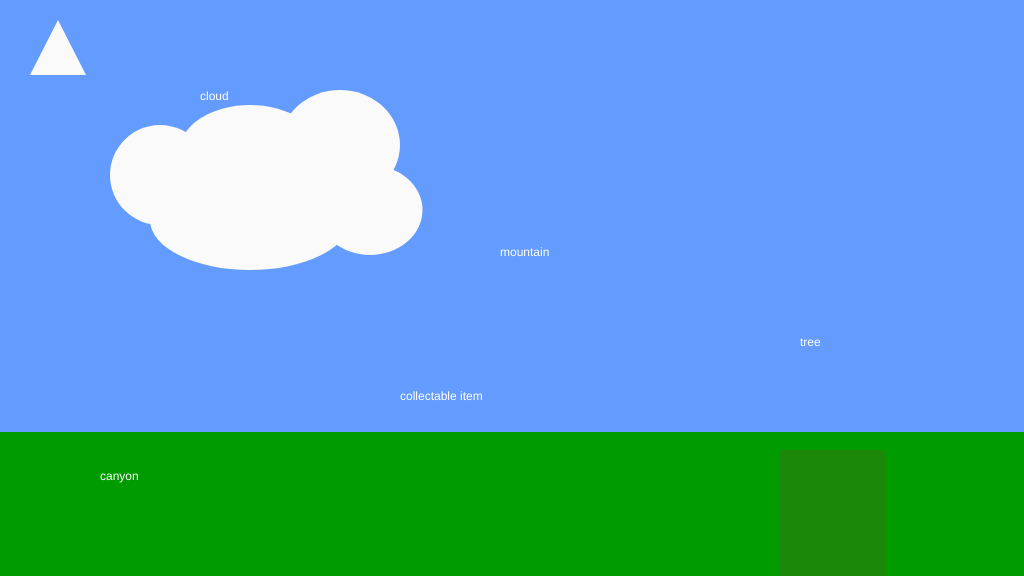
Frame 1 (no input)
Frame 60 (no input): identical to frame 1, image omitted
Frame 120 (the mouse pressed at the canvas centre since frame 60): identical to frame 1, image omitted

The p5.js sketch that drew this single still picture (run headless with seeded random() and noise() and a simulated clock; from frame 60 on, the mouse is pressed at the canvas centre):

// p5.js sketch
// ── sketch.js
/*

The Game Project

1 - Background Scenery

Use p5 drawing functions such as rect, ellipse, line, triangle and
point to draw the scenery as set out in the code comments. The items
should appear next to the text titles.

Each bit of scenery is worth two marks:

0 marks = not a reasonable attempt
1 mark = attempted but it's messy or lacks detail
2 marks = you've used several shape functions to create the scenery

I've given titles and chosen some base colours, but feel free to
imaginatively modify these and interpret the scenery titles loosely to
match your game theme.


WARNING: Do not get too carried away. If you're shape takes more than 5 lines
of code to draw then you've probably over done it.


*/

function setup() {
	createCanvas(1024, 576);
}

function draw() {
	background(100, 155, 255); //fill the sky blue

	noStroke();
	fill(0,155,0);
	rect(0, 432, 1024, 144); //draw some green ground

	//1. a cloud in the sky
	//... add your code here

	noStroke();
	fill(255);
	text("cloud", 200, 100);

	//2. a mountain in the distance
	//... add your code here

	noStroke();
	fill(255);
	text("mountain", 500, 256);

	//3. a tree
	//... add your code here

	noStroke();
	fill(255);
	text("tree", 800, 346);

	//4. a canyon
	//NB. the canyon should go from ground-level to the bottom of the screen

	//... add your code here

	noStroke();
	fill(255);
	text("canyon", 100, 480);

	//5. a collectable token - eg. a jewel, fruit, coins
	//... add your code here

	noStroke();
	fill(255);
	text("collectable item", 400, 400);


	// Cloud Shape being modeled
  beginShape();
		fill(250);
	ellipse(250, 150, 140, 90);
	ellipse(160, 175, 100, 100);
	ellipse(340, 145, 120, 110);
	ellipse(370, 210, 105, 90);
	ellipse(250, 220, 200, 100);

	endShape();

  triangle(30, 75, 58, 20, 86, 75);
	fill(165,42,42, 42);
	rect(780, 450, 105, 155);

}

// Cloud Shape ends here


// Tree Shape being modeled










// Tree
